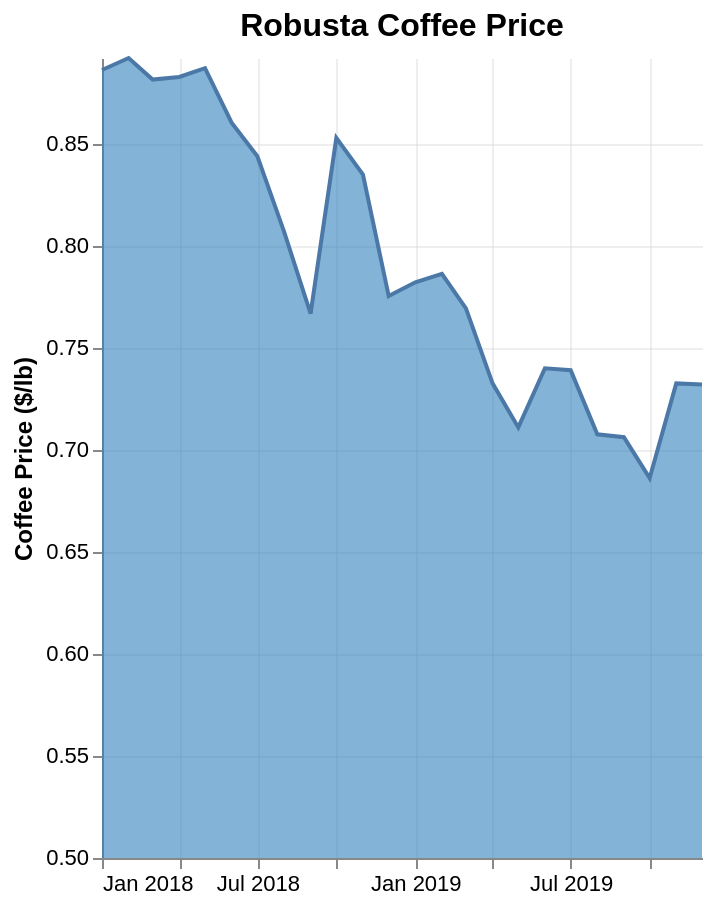

Express this chart as Vega-Lite.
### Vega-Lite specification from a JSON file in a GitHub repository (floating-point values rounded to 4 significant figures)
{"$schema": "https://vega.github.io/schema/vega-lite/v5.json", "title": {"text": "Robusta Coffee Price", "fontSize": 16, "fontWeight": "bold"}, "width": "container", "height": 400, "data": {"values": [{"month": "2018-01", "price": 0.8865}, {"month": "2018-02", "price": 0.8924}, {"month": "2018-03", "price": 0.8818}, {"month": "2018-04", "price": 0.8831}, {"month": "2018-05", "price": 0.8874}, {"month": "2018-06", "price": 0.8607}, {"month": "2018-07", "price": 0.8442}, {"month": "2018-08", "price": 0.8074}, {"month": "2018-09", "price": 0.767}, {"month": "2018-10", "price": 0.8532}, {"month": "2018-11", "price": 0.8352}, {"month": "2018-12", "price": 0.7757}, {"month": "2019-01", "price": 0.7824}, {"month": "2019-02", "price": 0.7865}, {"month": "2019-03", "price": 0.7696}, {"month": "2019-04", "price": 0.7328}, {"month": "2019-05", "price": 0.7112}, {"month": "2019-06", "price": 0.7402}, {"month": "2019-07", "price": 0.7393}, {"month": "2019-08", "price": 0.7078}, {"month": "2019-09", "price": 0.7064}, {"month": "2019-10", "price": 0.6863}, {"month": "2019-11", "price": 0.7328}, {"month": "2019-12", "price": 0.7322}]}, "mark": {"type": "area", "color": "#3182bd", "opacity": 0.6, "line": true, "strokeWidth": 1.5}, "encoding": {"x": {"field": "month", "type": "temporal", "title": null, "axis": {"grid": true, "tickCount": 4, "labelExpr": "timeFormat(datum.value, '%b %Y')"}}, "y": {"field": "price", "type": "quantitative", "title": "Coffee Price ($/lb)", "axis": {"titleFontWeight": "bold", "grid": true}, "stack": null, "scale": {"zero": false, "domainMin": 0.5}}, "tooltip": [{"field": "month", "type": "temporal", "title": "Month"}, {"field": "price", "type": "quantitative", "title": "Price", "format": "$.3f"}]}, "config": {"axis": {"gridColor": "#ddd", "gridOpacity": 0.5, "labelFontSize": 11, "titleFontSize": 12}, "view": {"stroke": null}}}
